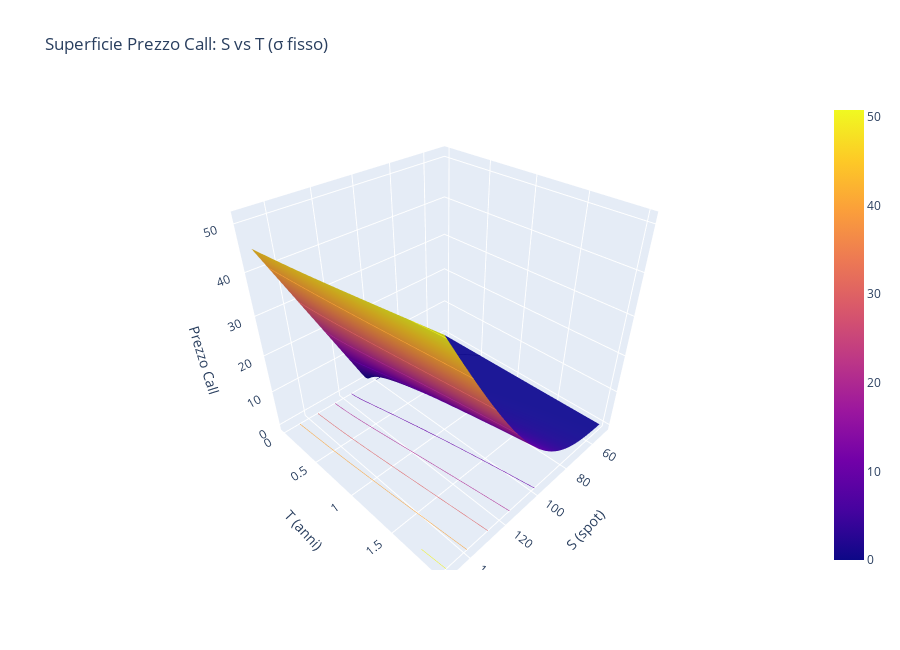

Write notebook code for a chart like this one.
### Code cell
S_vals = np.linspace(50, 150, 120)
T_vals = np.linspace(1/365, 2.0, 100)  # da ~1 giorno a 2 anni
S_grid, T_grid = np.meshgrid(S_vals, T_vals, indexing='xy')
price_grid = np.vectorize(lambda s, t: black_scholes(s, K, t, r, sigma, q, "call"))(S_grid, T_grid)

fig = go.Figure(
    data=go.Surface(x=S_grid, y=T_grid, z=price_grid,
                    contours={"z": {"show": True, "usecolormap": True, "project_z": True}})
)
fig.update_layout(
    title="Superficie Prezzo Call: S vs T (σ fisso)",
    scene=dict(xaxis_title="S (spot)", yaxis_title="T (anni)", zaxis_title="Prezzo Call"),
    width=900, height=650
)
fig.show()

### Figure 1 — Plotly figure (JSON) as saved in the notebook; plotly's stock layout.template omitted (floating-point values rounded to 4 significant figures; data arrays with more than 128 entries replaced by an {"elided": "..."} marker saying what was removed)
{"data": [{"contours": {"z": {"project": {"z": true}, "show": true, "usecolormap": true}}, "type": "surface", "x": {"elided": "100x120 float values"}, "y": {"elided": "100x120 float values"}, "z": {"elided": "100x120 float values"}}], "layout": {"height": 650, "scene": {"xaxis": {"title": {"text": "S (spot)"}}, "yaxis": {"title": {"text": "T (anni)"}}, "zaxis": {"title": {"text": "Prezzo Call"}}}, "title": {"text": "Superficie Prezzo Call: S vs T (σ fisso)"}, "width": 900}}
